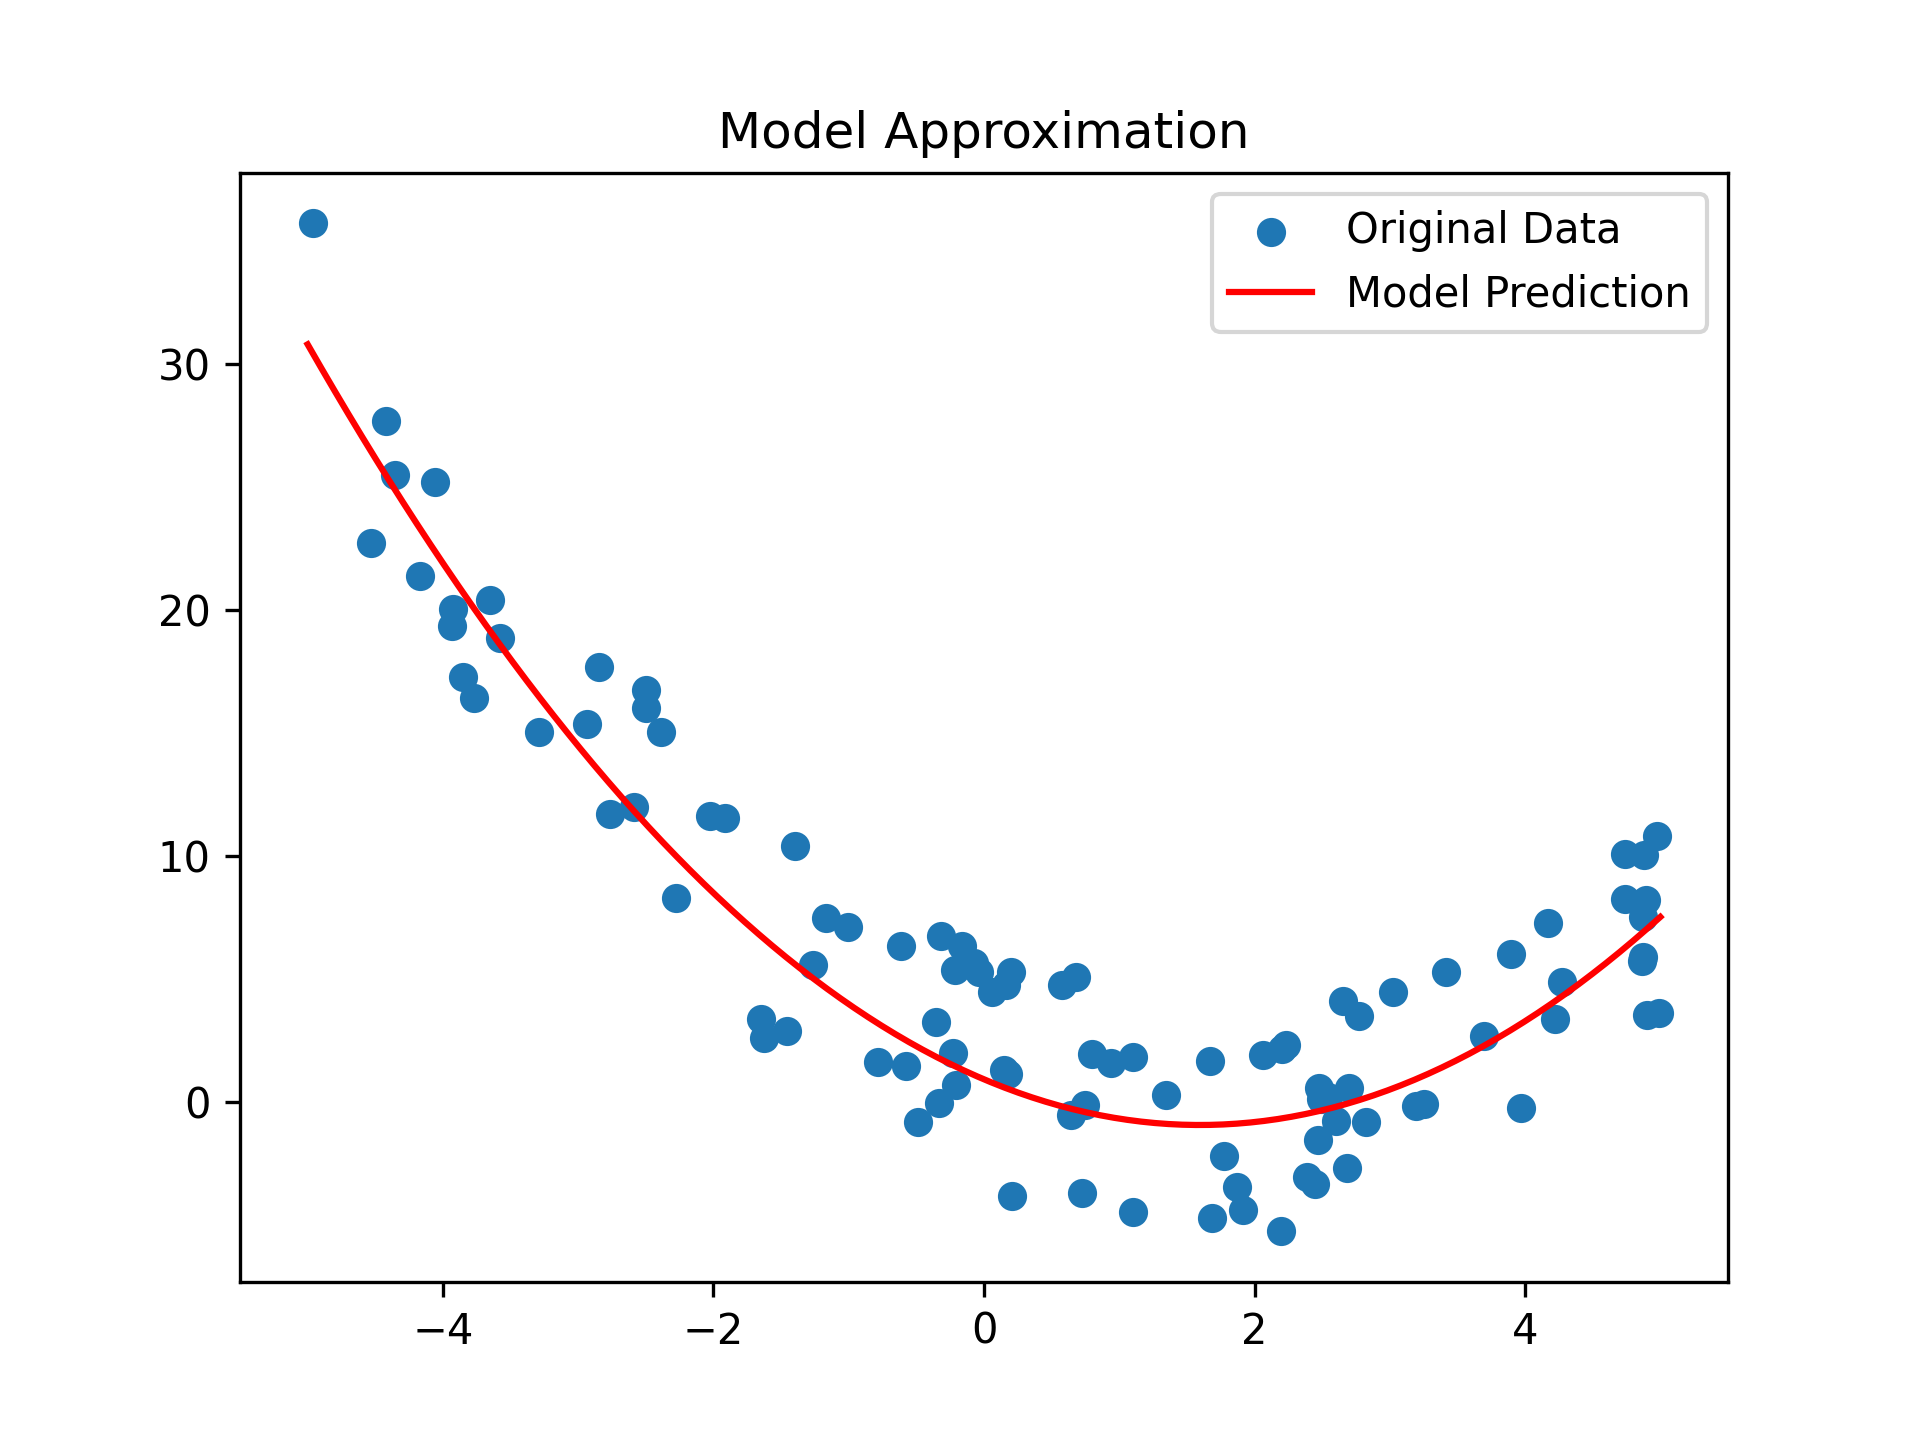

The script that saved this image:
from tensorflow import keras
from matplotlib import pyplot as plt
import numpy as np
import random
import tensorflow as tf

# Generate a random quadratic function
og_a, og_b, og_c = random.random() * 5, -random.random() * 3, random.random() * 4

# Generate data points
_x = np.array([(random.random() - 0.5) * 10 for _ in range(100)])
y = np.array(
    [
        (_x[i] ** 2) * og_a + _x[i] * og_b + og_c + (random.random() - 0.5) * 10
        for i in range(100)
    ]
)

# Plot original data
plt.scatter(_x, y)
plt.title("Original Data")
plt.show()

# Prepare input features (x and x^2)
x = np.stack([_x, _x**2], axis=1)  # Shape (100, 2)

# Build the model
model = tf.keras.Sequential([keras.layers.Dense(units=1, input_shape=[2])])
model.compile(
    optimizer=keras.optimizers.SGD(learning_rate=0.001), loss="mean_squared_error"
)

# Train the model
history = model.fit(
    x,
    y,
    epochs=1000,
    callbacks=[keras.callbacks.EarlyStopping(monitor="loss", patience=10)],
)
loss_values = history.history["loss"]

# Plot the training loss
plt.plot(loss_values)
plt.title("Training Loss")
plt.xlabel("Epoch")
plt.ylabel("Loss")
plt.show()

# Extract learned weights
weights = model.get_weights()
a_learned = weights[0][1][0]  # Coefficient for x^2
b_learned = weights[0][0][0]  # Coefficient for x
c_learned = weights[1][0]  # Bias term

print("Learned coefficients:")
print(f"a (for x^2): {a_learned}")
print(f"b (for x): {b_learned}")
print(f"c (bias): {c_learned}")

print("Original coefficients:")
print(f"a: {og_a}")
print(f"b: {og_b}")
print(f"c: {og_c}")

# Plot model predictions
x_test = np.linspace(-5, 5, 100)
x_test_input = np.stack([x_test, x_test**2], axis=1)
y_pred = model.predict(x_test_input)

plt.scatter(_x, y, label="Original Data")
plt.plot(x_test, y_pred, color="red", label="Model Prediction")
plt.legend()
plt.title("Model Approximation")
plt.savefig("quadratic.png", dpi=300)
with open("results_quadratic", "w") as results_file:
    results_file.write(
        f"Original coefficients:\n"
        f"a: {og_a}\n"
        f"b: {og_b}\n"
        f"c: {og_c}\n"
        f"Learned coefficients:\n"
        f"a: {a_learned}\n"
        f"b: {b_learned}\n"
        f"c: {c_learned}\n"
        f"Loss: {loss_values[-1]}"
    )
plt.show()
